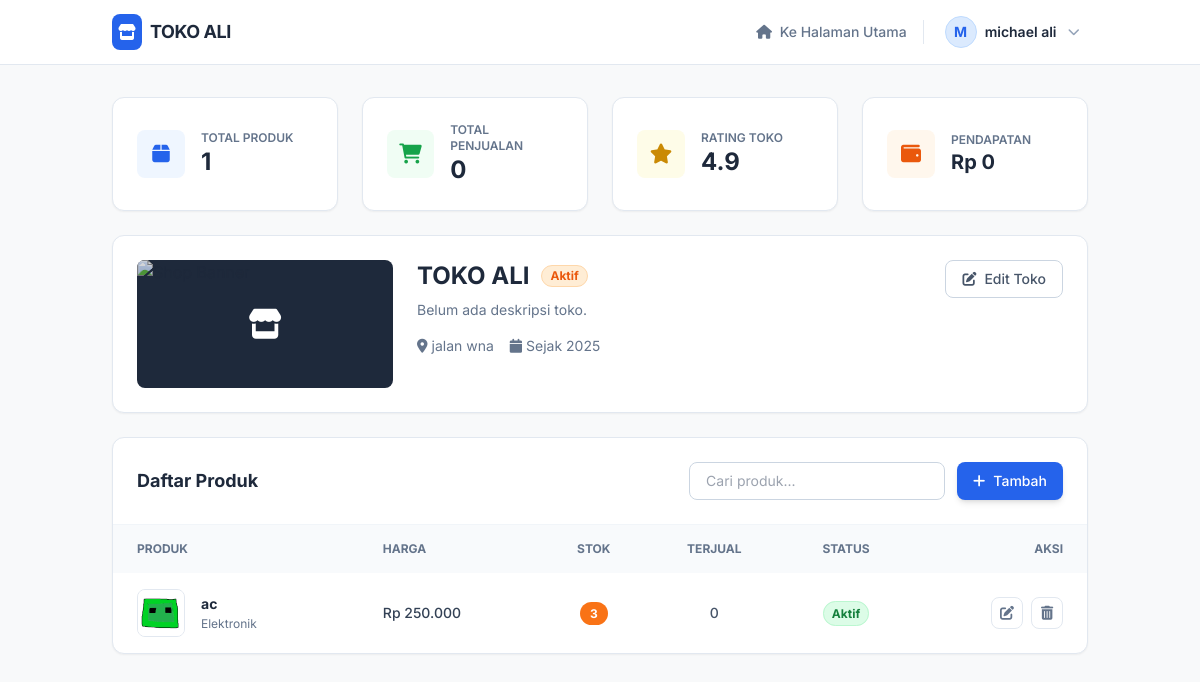
Page /views/manage_products.php (signed in) on the earlier database version.
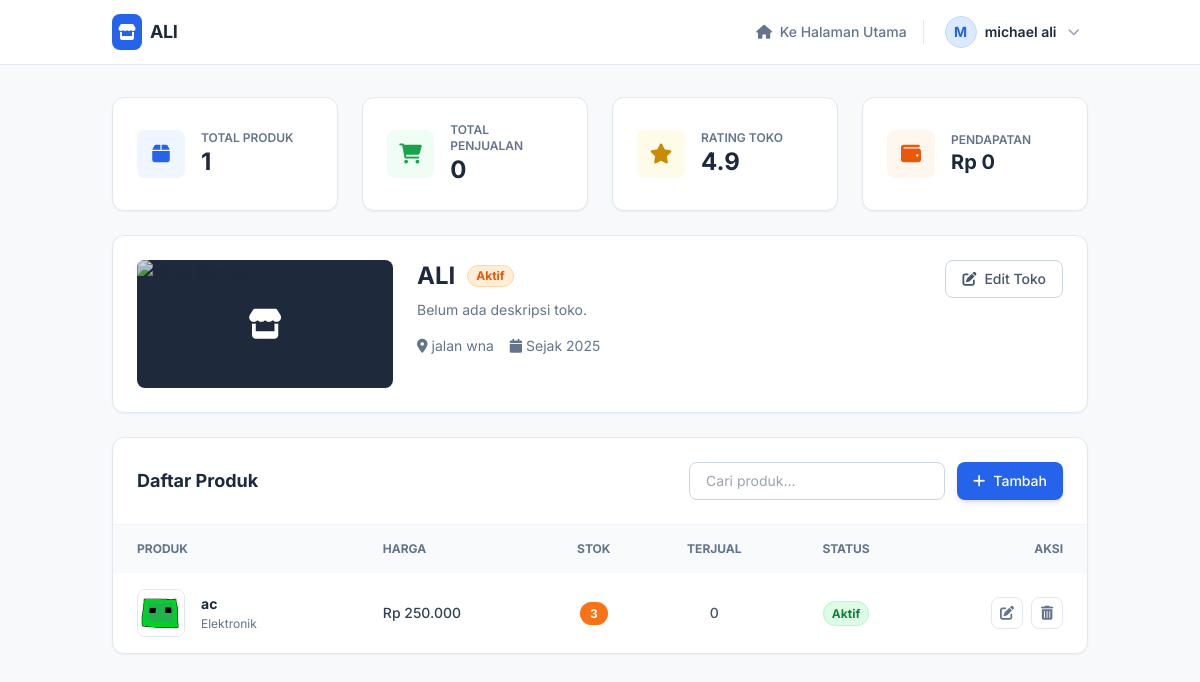
Same page on the later database version.
### tables this page shows
CREATE TABLE `shops` (
    `id` int(11) NOT NULL,
    `user_id` int(11) NOT NULL,
    `nama_toko` varchar(100) NOT NULL,
    `deskripsi_toko` text DEFAULT NULL,
    `alamat_toko` text DEFAULT NULL,
    `created_at` timestamp NOT NULL DEFAULT current_timestamp()
  );

### Views/manage_products.php (the view, shortened to what the changed rows need)
<?php
$database = new Database();
$db = $database->getConnection();
$stmt = $db->prepare("SELECT * FROM shops WHERE user_id = ?");
$stmt->execute([$_SESSION['user_id']]);
$shop = $stmt->fetch(PDO::FETCH_ASSOC);
?>
<!DOCTYPE html>
<html lang="id">
<head>
    <script src="https://cdn.tailwindcss.com"></script>
    <link rel="stylesheet" href="https://cdnjs.cloudflare.com/ajax/libs/font-awesome/6.0.0/css/all.min.css">
</head>
<body class="text-slate-800">
    <nav class="bg-white border-b border-slate-200 sticky top-0 z-50">
        <div class="container mx-auto px-6 h-16 flex justify-between items-center">
            <div class="flex items-center gap-2">
                <div class="bg-blue-600 text-white p-1.5 rounded-lg">
                    <i class="fas fa-store"></i>
                </div>
                <span class="font-bold text-lg tracking-tight"><?php echo htmlspecialchars($shop['nama_toko']); ?></span>
            </div>
        </div>
    </nav>
    <div class="container mx-auto px-4 sm:px-6 py-8 space-y-6">
        <div class="bg-white rounded-xl border border-slate-200 shadow-sm p-6 relative overflow-hidden">
            <div class="flex flex-col md:flex-row gap-6 items-start">
                <div class="flex-1">
                    <div class="flex items-center gap-3 mb-2">
                        <h2 class="text-2xl font-bold text-slate-800"><?php echo htmlspecialchars($shop['nama_toko']); ?></h2>
                        <span class="bg-orange-100 text-orange-600 text-xs font-bold px-2 py-0.5 rounded-full border border-orange-200">Aktif</span>
                    </div>
                    <div class="flex gap-4 text-sm text-slate-500">
                        <div class="flex items-center gap-1"><i class="fas fa-map-marker-alt"></i> <?php echo !empty($shop['alamat_toko']) ? htmlspecialchars($shop['alamat_toko']) : '-'; ?></div>
                        <div class="flex items-center gap-1"><i class="fas fa-calendar"></i> Sejak 2025</div>
                    </div>
                </div>
            </div>
        </div>
        <div class="bg-white rounded-xl border border-slate-200 shadow-sm overflow-hidden">
            <div class="overflow-x-auto">
                <table class="w-full text-left">
                    <thead class="bg-slate-50 text-slate-500 text-xs uppercase font-semibold">
                        <tr>
                            <th class="p-4 pl-6">Produk</th>
                            <th class="p-4">Harga</th>
                            <th class="p-4 text-center">Stok</th>
                            <th class="p-4 text-center">Terjual</th>
                            <th class="p-4 text-center">Status</th>
                            <th class="p-4 text-right pr-6">Aksi</th>
                        </tr>
                    </thead>
                </table>
            </div>
        </div>
    </div>
</body>
</html>

Differences in the rows shown:
changed shops "jalan wna": nama_toko "TOKO ALI" → "ALI"
